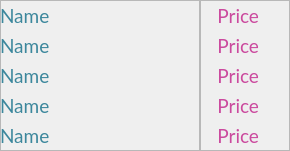
   <widget class="QFrame" name="frame_33">
    <property name="geometry">
     <rect>
      <x>350</x>
      <y>810</y>
      <width>290</width>
      <height>151</height>
     </rect>
    </property>
    <property name="font">
     <font>
      <family>Lato</family>
      <pointsize>14</pointsize>
      <weight>50</weight>
      <italic>false</italic>
      <bold>false</bold>
     </font>
    </property>
    <property name="styleSheet">
     <string notr="true">font: 14pt &quot;Lato&quot;;</string>
    </property>
    <property name="frameShape">
     <enum>QFrame::StyledPanel</enum>
    </property>
    <property name="frameShadow">
     <enum>QFrame::Raised</enum>
    </property>
    <widget class="QFrame" name="frame_34">
     <property name="geometry">
      <rect>
       <x>0</x>
       <y>0</y>
       <width>201</width>
       <height>151</height>
      </rect>
     </property>
     <property name="font">
      <font>
       <family>Lato</family>
       <pointsize>14</pointsize>
       <weight>50</weight>
       <italic>false</italic>
       <bold>false</bold>
      </font>
     </property>
     <property name="styleSheet">
      <string notr="true">color: rgba(60, 135, 156, 1);</string>
     </property>
     <property name="frameShape">
      <enum>QFrame::StyledPanel</enum>
     </property>
     <property name="frameShadow">
      <enum>QFrame::Raised</enum>
     </property>
     <widget class="QLabel" name="name_60">
      <property name="geometry">
       <rect>
        <x>0</x>
        <y>0</y>
        <width>201</width>
        <height>31</height>
       </rect>
      </property>
      <property name="font">
       <font>
        <family>Lato</family>
        <pointsize>14</pointsize>
        <weight>50</weight>
        <italic>false</italic>
        <bold>false</bold>
       </font>
      </property>
      <property name="text">
       <string>Name</string>
      </property>
     </widget>
     <widget class="QLabel" name="name_61">
      <property name="geometry">
       <rect>
        <x>0</x>
        <y>30</y>
        <width>201</width>
        <height>31</height>
       </rect>
      </property>
      <property name="font">
       <font>
        <family>Lato</family>
        <pointsize>14</pointsize>
        <weight>50</weight>
        <italic>false</italic>
        <bold>false</bold>
       </font>
      </property>
      <property name="text">
       <string>Name</string>
      </property>
     </widget>
     <widget class="QLabel" name="name_63">
      <property name="geometry">
       <rect>
        <x>0</x>
        <y>90</y>
        <width>201</width>
        <height>31</height>
       </rect>
      </property>
      <property name="font">
       <font>
        <family>Lato</family>
        <pointsize>14</pointsize>
        <weight>50</weight>
        <italic>false</italic>
        <bold>false</bold>
       </font>
      </property>
      <property name="text">
       <string>Name</string>
      </property>
     </widget>
     <widget class="QLabel" name="name_62">
      <property name="geometry">
       <rect>
        <x>0</x>
        <y>60</y>
        <width>201</width>
        <height>31</height>
       </rect>
      </property>
      <property name="font">
       <font>
        <family>Lato</family>
        <pointsize>14</pointsize>
        <weight>50</weight>
        <italic>false</italic>
        <bold>false</bold>
       </font>
      </property>
      <property name="text">
       <string>Name</string>
      </property>
     </widget>
     <widget class="QLabel" name="name_64">
      <property name="geometry">
       <rect>
        <x>0</x>
        <y>120</y>
        <width>201</width>
        <height>31</height>
       </rect>
      </property>
      <property name="font">
       <font>
        <family>Lato</family>
        <pointsize>14</pointsize>
        <weight>50</weight>
        <italic>false</italic>
        <bold>false</bold>
       </font>
      </property>
      <property name="text">
       <string>Name</string>
      </property>
     </widget>
    </widget>
    <widget class="QFrame" name="frame_35">
     <property name="geometry">
      <rect>
       <x>199</x>
       <y>0</y>
       <width>91</width>
       <height>151</height>
      </rect>
     </property>
     <property name="font">
      <font>
       <family>Lato</family>
       <pointsize>14</pointsize>
       <weight>50</weight>
       <italic>false</italic>
       <bold>false</bold>
      </font>
     </property>
     <property name="layoutDirection">
      <enum>Qt::RightToLeft</enum>
     </property>
     <property name="styleSheet">
      <string notr="true">color: rgba(203, 74, 158, 1);</string>
     </property>
     <property name="frameShape">
      <enum>QFrame::StyledPanel</enum>
     </property>
     <property name="frameShadow">
      <enum>QFrame::Raised</enum>
     </property>
     <widget class="QLabel" name="price_60">
      <property name="geometry">
       <rect>
        <x>0</x>
        <y>0</y>
        <width>60</width>
        <height>31</height>
       </rect>
      </property>
      <property name="font">
       <font>
        <family>Lato</family>
        <pointsize>14</pointsize>
        <weight>50</weight>
        <italic>false</italic>
        <bold>false</bold>
       </font>
      </property>
      <property name="text">
       <string>Price</string>
      </property>
      <property name="alignment">
       <set>Qt::AlignRight|Qt::AlignTrailing|Qt::AlignVCenter</set>
      </property>
     </widget>
     <widget class="QLabel" name="label_215">
      <property name="geometry">
       <rect>
        <x>60</x>
        <y>0</y>
        <width>32</width>
        <height>32</height>
       </rect>
      </property>
      <property name="styleSheet">
       <string notr="true">border-image: url(:/newPrefix/PlatIcon.png);</string>
      </property>
      <property name="text">
       <string/>
      </property>
     </widget>
     <widget class="QLabel" name="label_216">
      <property name="geometry">
       <rect>
        <x>60</x>
        <y>30</y>
        <width>32</width>
        <height>32</height>
       </rect>
      </property>
      <property name="styleSheet">
       <string notr="true">border-image: url(:/newPrefix/PlatIcon.png);</string>
      </property>
      <property name="text">
       <string/>
      </property>
     </widget>
     <widget class="QLabel" name="price_61">
      <property name="geometry">
       <rect>
        <x>0</x>
        <y>30</y>
        <width>60</width>
        <height>31</height>
       </rect>
      </property>
      <property name="font">
       <font>
        <family>Lato</family>
        <pointsize>14</pointsize>
        <weight>50</weight>
        <italic>false</italic>
        <bold>false</bold>
       </font>
      </property>
      <property name="text">
       <string>Price</string>
      </property>
      <property name="alignment">
       <set>Qt::AlignRight|Qt::AlignTrailing|Qt::AlignVCenter</set>
      </property>
     </widget>
     <widget class="QLabel" name="price_63">
      <property name="geometry">
       <rect>
        <x>0</x>
        <y>90</y>
        <width>60</width>
        <height>31</height>
       </rect>
      </property>
      <property name="font">
       <font>
        <family>Lato</family>
        <pointsize>14</pointsize>
        <weight>50</weight>
        <italic>false</italic>
        <bold>false</bold>
       </font>
      </property>
      <property name="text">
       <string>Price</string>
      </property>
      <property name="alignment">
       <set>Qt::AlignRight|Qt::AlignTrailing|Qt::AlignVCenter</set>
      </property>
     </widget>
     <widget class="QLabel" name="label_219">
      <property name="geometry">
       <rect>
        <x>60</x>
        <y>60</y>
        <width>32</width>
        <height>32</height>
       </rect>
      </property>
      <property name="styleSheet">
       <string notr="true">border-image: url(:/newPrefix/PlatIcon.png);</string>
      </property>
      <property name="text">
       <string/>
      </property>
     </widget>
     <widget class="QLabel" name="label_220">
      <property name="geometry">
       <rect>
        <x>60</x>
        <y>90</y>
        <width>32</width>
        <height>32</height>
       </rect>
      </property>
      <property name="styleSheet">
       <string notr="true">border-image: url(:/newPrefix/PlatIcon.png);</string>
      </property>
      <property name="text">
       <string/>
      </property>
     </widget>
     <widget class="QLabel" name="price_62">
      <property name="geometry">
       <rect>
        <x>0</x>
        <y>60</y>
        <width>60</width>
        <height>31</height>
       </rect>
      </property>
      <property name="font">
       <font>
        <family>Lato</family>
        <pointsize>14</pointsize>
        <weight>50</weight>
        <italic>false</italic>
        <bold>false</bold>
       </font>
      </property>
      <property name="text">
       <string>Price</string>
      </property>
      <property name="alignment">
       <set>Qt::AlignRight|Qt::AlignTrailing|Qt::AlignVCenter</set>
      </property>
     </widget>
     <widget class="QLabel" name="label_222">
      <property name="geometry">
       <rect>
        <x>60</x>
        <y>120</y>
        <width>32</width>
        <height>32</height>
       </rect>
      </property>
      <property name="styleSheet">
       <string notr="true">border-image: url(:/newPrefix/PlatIcon.png);</string>
      </property>
      <property name="text">
       <string/>
      </property>
     </widget>
     <widget class="QLabel" name="price_64">
      <property name="geometry">
       <rect>
        <x>0</x>
        <y>120</y>
        <width>60</width>
        <height>31</height>
       </rect>
      </property>
      <property name="font">
       <font>
        <family>Lato</family>
        <pointsize>14</pointsize>
        <weight>50</weight>
        <italic>false</italic>
        <bold>false</bold>
       </font>
      </property>
      <property name="text">
       <string>Price</string>
      </property>
      <property name="alignment">
       <set>Qt::AlignRight|Qt::AlignTrailing|Qt::AlignVCenter</set>
      </property>
     </widget>
    </widget>
   </widget>
